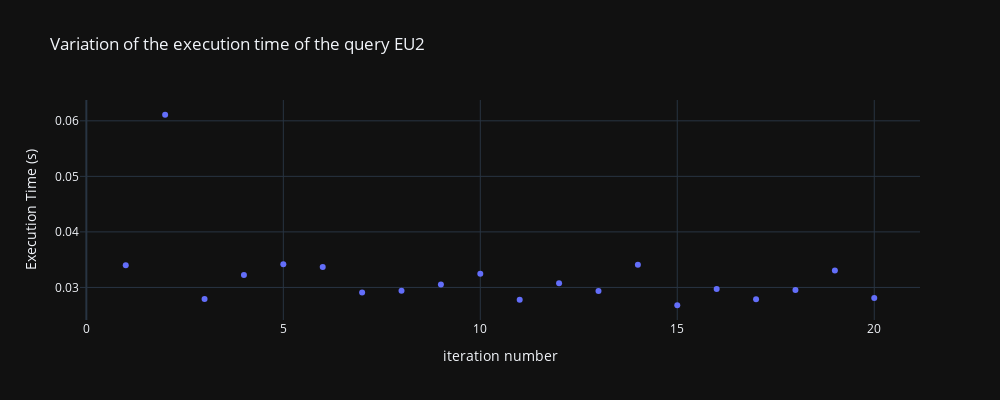

Notebook code cell kept with this figure:
### Code cell
import plotly.express as px
fig = px.scatter(x=[i for i in range(1,num_iterations+1)], labels={'x': 'iteration number', 'y': 'Execution Time (s)'}, y=execution_times, title='Variation of the execution time of the query EU2', template='plotly_dark')
fig.update_layout(width=1000, height=400)
fig.show()

### Figure 1 — Plotly figure (JSON) as saved in the notebook; plotly's stock layout.template omitted (floating-point values rounded to 4 significant figures)
{"data": [{"hovertemplate": "iteration number=%{x}<br>Execution Time (s)=%{y}<extra></extra>", "legendgroup": "", "marker": {"color": "#636efa", "symbol": "circle"}, "mode": "markers", "name": "", "orientation": "v", "showlegend": false, "type": "scatter", "x": [1, 2, 3, 4, 5, 6, 7, 8, 9, 10, 11, 12, 13, 14, 15, 16, 17, 18, 19, 20], "xaxis": "x", "y": [0.034, 0.06109, 0.02791, 0.03223, 0.03416, 0.03369, 0.02909, 0.02941, 0.03052, 0.03246, 0.02778, 0.03075, 0.02935, 0.03407, 0.02679, 0.02972, 0.02785, 0.02953, 0.03304, 0.02808], "yaxis": "y"}], "layout": {"height": 400, "legend": {"tracegroupgap": 0}, "title": {"text": "Variation of the execution time of the query EU2"}, "width": 1000, "xaxis": {"anchor": "y", "domain": [0, 1], "title": {"text": "iteration number"}}, "yaxis": {"anchor": "x", "domain": [0, 1], "title": {"text": "Execution Time (s)"}}}}
